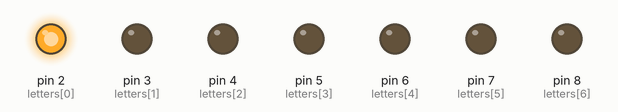
Bench run of a sketch on a simulated Arduino Uno, built with avr-gcc and run on an emulated ATmega328P. Parts: output pins drawn as LEDs (lit = HIGH).

Above: at 0.12 s.
At 2.1 s:
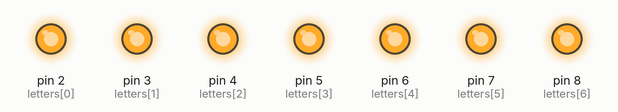
At 5.4 s:
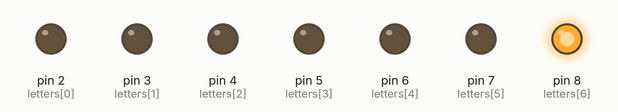
At 7.0 s:
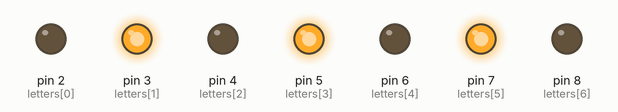
At 9.0 s:
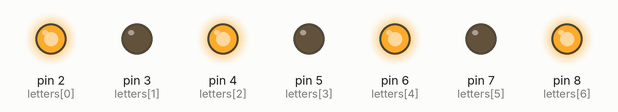
At 11.7 s:
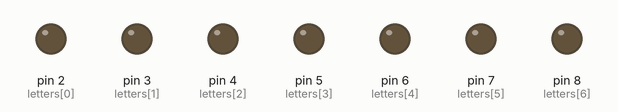
Timing chart, 0 to 15.5 s (numbered marks = the images above):
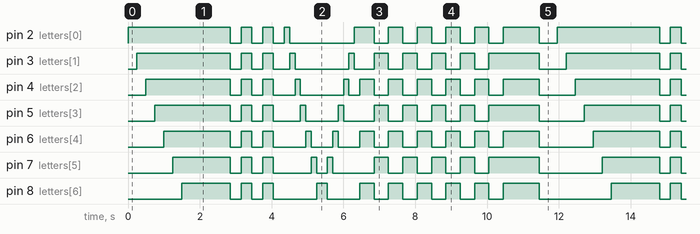

The sketch:

CODE.ino
```cpp
// Pins for W E L C O M E
int letters[] = {2, 3, 4, 5, 6, 7, 8};
int numLetters = 7;

void setup() {
  for (int i = 0; i < numLetters; i++) {
    pinMode(letters[i], OUTPUT);
  }
}


// Effect 1: All ON
void allOn() {
  for (int i = 0; i < numLetters; i++) {
    digitalWrite(letters[i], HIGH);
  }
}

// Effect 2: All OFF
void allOff() {
  for (int i = 0; i < numLetters; i++) {
    digitalWrite(letters[i], LOW);
  }
}

// Effect 3: Running light (left to right)
void runningForward() {
  for (int i = 0; i < numLetters; i++) {
    digitalWrite(letters[i], HIGH);
    delay(150);
    digitalWrite(letters[i], LOW);
  }
}

// Effect 4: Running light (right to left)
void runningBackward() {
  for (int i = numLetters - 1; i >= 0; i--) {
    digitalWrite(letters[i], HIGH);
    delay(150);
    digitalWrite(letters[i], LOW);
  }
}

// Effect 5: Blink all
void blinkAll(int times) {
  for (int i = 0; i < times; i++) {
    allOn();
    delay(300);
    allOff();
    delay(300);
  }
}

// Effect 6: Alternate pattern
void alternate() {
  for (int i = 0; i < numLetters; i++) {
    digitalWrite(letters[i], (i % 2 == 0) ? HIGH : LOW);
  }
  delay(400);

  for (int i = 0; i < numLetters; i++) {
    digitalWrite(letters[i], (i % 2 == 0) ? LOW : HIGH);
  }
  delay(400);
}

// Effect 7: Build-up (WELCOME appears gradually)
void buildUp() {
  allOff();
  for (int i = 0; i < numLetters; i++) {
    digitalWrite(letters[i], HIGH);
    delay(250);
  }
}

// ---------------- MAIN LOOP ----------------

void loop() {

  buildUp();
  delay(800);

  blinkAll(3);

  runningForward();
  runningBackward();

  for (int i = 0; i < 5; i++) {
    alternate();
  }

  allOn();
  delay(1000);

  allOff();
  delay(500);
}
```

Measured:
- by itself, pin 4 (letters[2]), pin 6 (letters[4]): moves between LOW and HIGH, repeating every 12.0 s
- by itself, pin 8 (letters[6]): repeats every 12.0 s: 2 × (LOW 0.30 s, HIGH 0.30 s), LOW 1.2 s, HIGH 0.30 s, LOW 0.90 s, 5 × (HIGH 0.40 s, LOW 0.40 s), HIGH 1.0 s, LOW 2.0 s, HIGH 1.4 s
- by itself, pin 7 (letters[5]): repeats every 12.0 s: 2 × (LOW 0.30 s, HIGH 0.30 s), LOW 1.1 s, HIGH 0.15 s, LOW 0.30 s, HIGH 0.15 s, LOW 1.2 s, 4 × (HIGH 0.40 s, LOW 0.40 s), HIGH 1.4 s, LOW 1.8 s, HIGH 1.6 s
